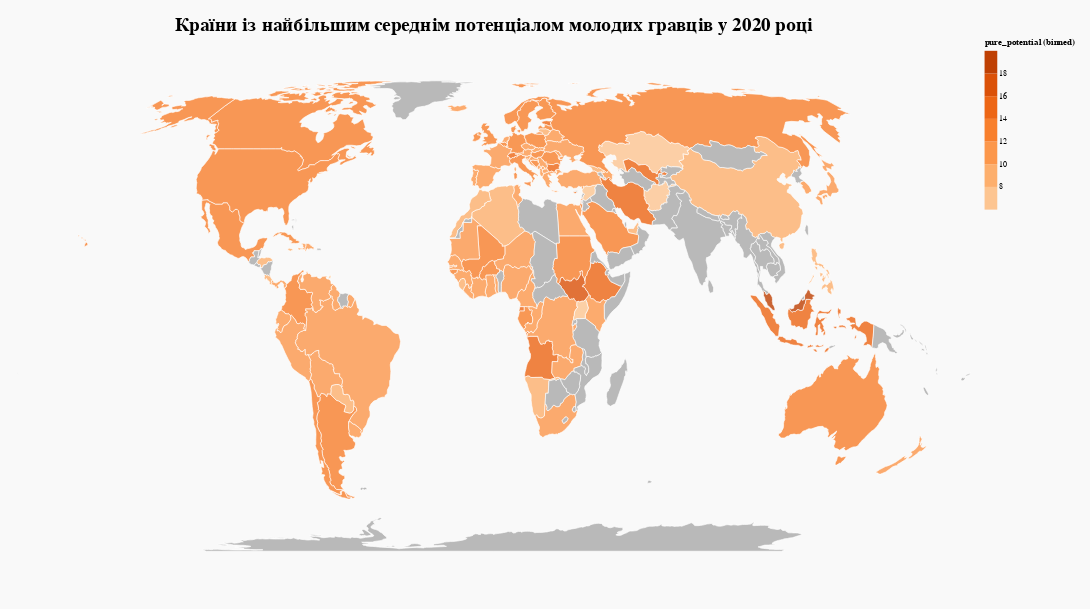

Notebook cell for this chart:
### Code cell
selection1 = alt.selection_single(fields=['geometry'], encodings=['color'])
selection2 = alt.selection_single(fields=['geometry'], encodings=['color'])


chart_1 = alt.Chart(
    no_data_countries,
    title="Країни із найбільшим середнім потенціалом молодих гравців у 2020 році"
).project(
    type = 'equalEarth'
).mark_geoshape(
    fill = 'darkgray',
    stroke = 'white'
).encode(
    opacity = alt.condition(selection2, alt.value(0.8), alt.value(0.3)),
    tooltip = [
        alt.Tooltip('name:N'),
        alt.Tooltip('no_data:N', title='Середній потенціал')
    ]
).add_selection(
    selection2
)

chart_2 = alt.Chart(
    data_countries
).project(
    type = 'equalEarth'
).mark_geoshape(
    stroke = 'white'
).encode(
    opacity = alt.condition(selection1, alt.value(0.8), alt.value(0.3)),
    tooltip = [
        alt.Tooltip('name:N', title='Країна'),
        alt.Tooltip('pure_potential:N', title='Середній потенціал')
    ],
    color = alt.Color(
        'pure_potential',
        type='quantitative',
        scale=alt.Scale(scheme='oranges'),
        bin = alt.Bin(maxbins=10),
        )
).add_selection(
    selection1
)

alt.layer(
    chart_2,
    chart_1
).properties(
    width = 1200,
    height = 700,
    background = '#F9F9F9',
    padding = 20
).configure_title(
    fontSize=24
)
